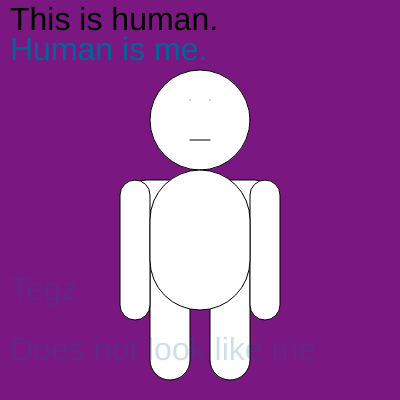
Frame 1 (no input)
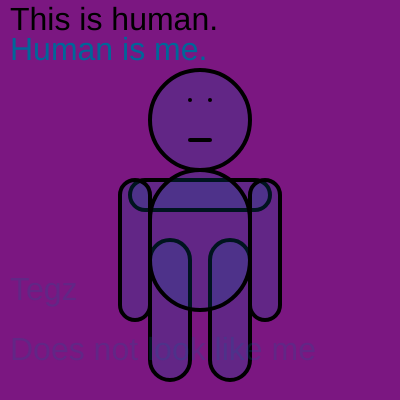
Frame 60 (no input)
Frame 120 (the mouse pressed at the canvas centre since frame 60): identical to frame 60, image omitted

The p5.js sketch that drew these frames (run headless with seeded random() and noise() and a simulated clock; from frame 60 on, the mouse is pressed at the canvas centre):

// p5.js sketch
// ── sketch.js
function setup() {
  createCanvas(400, 400);
}

function draw() {
  background(123,23,129);
  describe('canvas with darkest charcoal grey background')
  ellipse(200, 120, 100, 100);
  line(190, 140, 210, 140);
  rect(150, 240, 40, 140, 50);
  rect(210, 240, 40, 140, 50);
rect(130, 180, 140, 30, 50);
  rect(250, 180, 30, 140, 50);
  rect(120, 180, 30, 140, 50);
  rect(150, 170, 100, 140, 50);
  fill(0, 0, 0);

point(190, 100);
point(210, 100);
strokeWeight(4);
  
textSize(32);
text('This is human.', 10, 30);
  fill(0, 102, 153);
text('Human is me.', 10, 60);
fill(0, 102, 153, 51);
text('Does not look like me', 10, 360);
text('Tegz', 10, 300);
  
}

// ── main.html
<html>

    <head>
        <title>
            p5.js page
        </title>
        <script src="https://cdnjs.cloudflare.com/ajax/libs/p5.js/1.1.9/p5.min.js"></script>
        <script src="sketch.js"></script>
    </head>
    <body>
This was difficult for me. I wanted to just physically draw my figures. Less fun moving stick figures around one pixel at a time. 
    </body>
</html>
